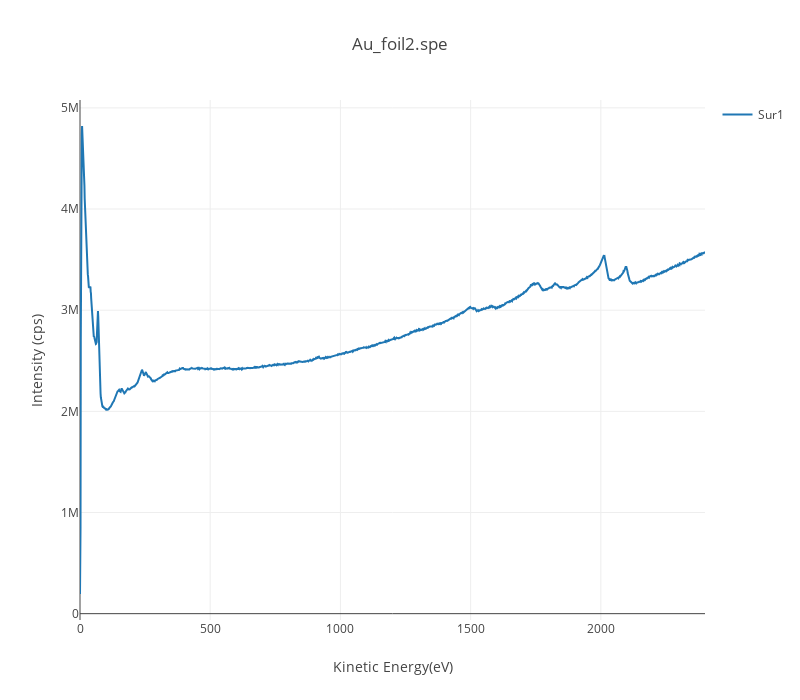

Notebook code cell kept with this figure:
### Code cell
%run -i phiaes_csv2graph.py "Au_foil2.csv" --jupytermode

### Figure 1 — Plotly figure (JSON) as saved in the notebook; plotly's stock layout.template omitted (floating-point values rounded to 4 significant figures; data arrays with more than 128 entries replaced by an {"elided": "..."} marker saying what was removed)
{"data": [{"mode": "lines", "name": "Sur1", "type": "lines", "x": {"elided": "2401 int values"}, "y": {"elided": "2401 float values"}}], "layout": {"autosize": false, "height": 700, "showlegend": true, "title": "Au_foil2.spe", "width": 800, "xaxis": {"autorange": "false", "title": "Kinetic Energy(eV)"}, "yaxis": {"autorange": "false", "title": "Intensity (cps)"}}}
